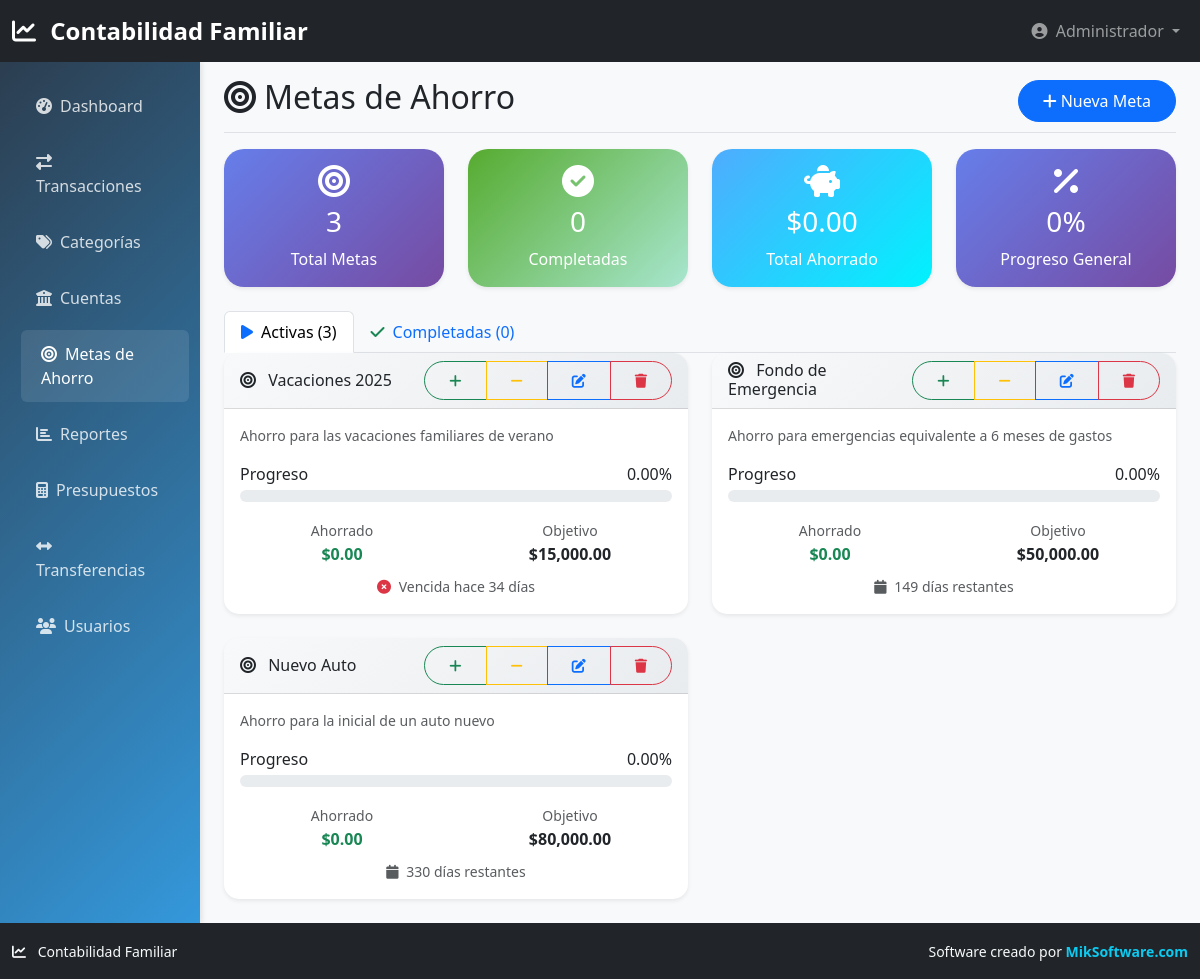
Page /metas.php (signed in) on the committed database.
### tables this page shows
CREATE TABLE metas_ahorro (
    id INT AUTO_INCREMENT PRIMARY KEY,
    nombre VARCHAR(150) NOT NULL,
    descripcion TEXT,
    cantidad_objetivo DECIMAL(12,2) NOT NULL,
    cantidad_actual DECIMAL(12,2) DEFAULT 0.00,
    fecha_objetivo DATE,
    completada BOOLEAN DEFAULT FALSE,
    created_at TIMESTAMP DEFAULT CURRENT_TIMESTAMP
);

### config/database.php (called while the page is built, shortened)
<?php
class Database {
    private $connection;
    public function __construct() {
        try {
            $dsn = "mysql:host=" . DB_HOST . ";dbname=" . DB_NAME . ";charset=" . DB_CHARSET;
            $this->connection = new PDO($dsn, DB_USER, DB_PASS, [
                PDO::ATTR_ERRMODE => PDO::ERRMODE_EXCEPTION,
                PDO::ATTR_DEFAULT_FETCH_MODE => PDO::FETCH_ASSOC,
                PDO::ATTR_EMULATE_PREPARES => false,
            ]);
        } catch (PDOException $e) {
            die("Error de conexión: " . $e->getMessage());
        }
    }
    public function query($sql, $params = []) {
        $stmt = $this->connection->prepare($sql);
        $stmt->execute($params);
        return $stmt;
    }
    public function fetchAll($sql, $params = []) {
        $stmt = $this->query($sql, $params);
        return $stmt->fetchAll();
    }
}
$db = new Database();
?>

### metas.php (the view, shortened to what this page needs)
<?php
require_once 'config/database.php';
$metas = $db->fetchAll(
    "SELECT *,
     ROUND((cantidad_actual / cantidad_objetivo) * 100, 2) as progreso,
     DATEDIFF(fecha_objetivo, CURDATE()) as dias_restantes
     FROM metas_ahorro
     ORDER BY completada ASC, fecha_objetivo ASC"
);
$metasActivas = array_filter($metas, fn($m) => !$m['completada']);
$metasCompletadas = array_filter($metas, fn($m) => $m['completada']);
include 'includes/header.php';
?>
<div class="container-fluid">
    <div class="row">
        <nav class="col-md-3 col-lg-2 d-md-block sidebar collapse">
            <div class="position-sticky pt-3">
                <ul class="nav flex-column">
                    <li class="nav-item">
                        <a class="nav-link" href="dashboard.php">
                            <i class="fas fa-tachometer-alt me-2"></i>Dashboard
                        </a>
                    </li>
                    <li class="nav-item">
                        <a class="nav-link" href="transacciones.php">
                            <i class="fas fa-exchange-alt me-2"></i>Transacciones
                        </a>
                    </li>
                    <li class="nav-item">
                        <a class="nav-link" href="categorias.php">
                            <i class="fas fa-tags me-2"></i>Categorías
                        </a>
                    </li>
                    <li class="nav-item">
                        <a class="nav-link" href="cuentas.php">
                            <i class="fas fa-university me-2"></i>Cuentas
                        </a>
                    </li>
                    <li class="nav-item">
                        <a class="nav-link active" href="metas.php">
                            <i class="fas fa-bullseye me-2"></i>Metas de Ahorro
                        </a>
                    </li>
                    <li class="nav-item">
                        <a class="nav-link" href="reportes.php">
                            <i class="fas fa-chart-bar me-2"></i>Reportes
                        </a>
                    </li>
                    <li class="nav-item">
                        <a class="nav-link" href="presupuestos.php">
                            <i class="fas fa-calculator me-2"></i>Presupuestos
                        </a>
                    </li>
                    <li class="nav-item">
                        <a class="nav-link" href="transferencias.php">
                            <i class="fas fa-arrows-alt-h me-2"></i>Transferencias
                        </a>
                    </li>
                    <?php if ($_SESSION['user_role'] === 'admin'): ?>
                    <li class="nav-item">
                        <a class="nav-link" href="usuarios.php">
                            <i class="fas fa-users me-2"></i>Usuarios
                        </a>
                    </li>
                    <?php endif; ?>
                </ul>
            </div>
        </nav>
        <main class="col-md-9 ms-sm-auto col-lg-10 px-md-4">
            <div class="d-flex justify-content-between flex-wrap flex-md-nowrap align-items-center pt-3 pb-2 mb-3 border-bottom">
                <h1 class="h2">
                    <i class="fas fa-bullseye me-2"></i>Metas de Ahorro
                </h1>
                <div class="btn-toolbar mb-2 mb-md-0">
                    <button type="button" class="btn btn-primary" data-bs-toggle="modal" data-bs-target="#nuevaMetaModal">
                        <i class="fas fa-plus me-1"></i>Nueva Meta
                    </button>
                </div>
            </div>
            <div class="row mb-4">
                <?php
                $totalMetas = count($metas);
                $totalAhorrado = array_sum(array_column($metas, 'cantidad_actual'));
                $totalObjetivo = array_sum(array_column($metas, 'cantidad_objetivo'));
                $progresoGeneral = $totalObjetivo > 0 ? round(($totalAhorrado / $totalObjetivo) * 100, 2) : 0;
                ?>
                <div class="col-md-3">
                    <div class="card stats-card">
                        <div class="card-body text-center">
                            <i class="fas fa-bullseye fa-2x mb-2"></i>
                            <h3><?php echo $totalMetas; ?></h3>
                            <p class="mb-0">Total Metas</p>
                        </div>
                    </div>
                </div>
                <div class="col-md-3">
                    <div class="card stats-card income">
                        <div class="card-body text-center">
                            <i class="fas fa-check-circle fa-2x mb-2"></i>
                            <h3><?php echo count($metasCompletadas); ?></h3>
                            <p class="mb-0">Completadas</p>
                        </div>
                    </div>
                </div>
                <div class="col-md-3">
                    <div class="card stats-card savings">
                        <div class="card-body text-center">
                            <i class="fas fa-piggy-bank fa-2x mb-2"></i>
                            <h3>$<?php echo number_format($totalAhorrado, 2); ?></h3>
                            <p class="mb-0">Total Ahorrado</p>
                        </div>
                    </div>
                </div>
                <div class="col-md-3">
                    <div class="card stats-card" style="background: linear-gradient(135deg, #667eea 0%, #764ba2 100%);">
                        <div class="card-body text-center">
                            <i class="fas fa-percentage fa-2x mb-2"></i>
                            <h3><?php echo $progresoGeneral; ?>%</h3>
                            <p class="mb-0">Progreso General</p>
                        </div>
                    </div>
                </div>
            </div>
            <ul class="nav nav-tabs" id="metaTabs" role="tablist">
                <li class="nav-item" role="presentation">
                    <button class="nav-link active" id="activas-tab" data-bs-toggle="tab" data-bs-target="#activas" type="button" role="tab">
                        <i class="fas fa-play text-primary me-2"></i>Activas (<?php echo count($metasActivas); ?>)
                    </button>
                </li>
                <li class="nav-item" role="presentation">
                    <button class="nav-link" id="completadas-tab" data-bs-toggle="tab" data-bs-target="#completadas" type="button" role="tab">
                        <i class="fas fa-check text-success me-2"></i>Completadas (<?php echo count($metasCompletadas); ?>)
                    </button>
                </li>
            </ul>
            <div class="tab-content" id="metaTabContent">
                <div class="tab-pane fade show active" id="activas" role="tabpanel">
                    <?php if (!empty($metasActivas)): ?>
                        <div class="row">
                            <?php foreach ($metasActivas as $meta): ?>
                                <div class="col-lg-6 mb-4">
                                    <div class="card h-100">
                                        <div class="card-header d-flex justify-content-between align-items-center">
                                            <h6 class="mb-0">
                                                <i class="fas fa-bullseye me-2"></i>
                                                <?php echo htmlspecialchars($meta['nombre']); ?>
                                            </h6>
                                            <div class="btn-group btn-group-sm">
                                                <button class="btn btn-outline-success" onclick="gestionarDinero(<?php echo $meta['id']; ?>, 'agregar')" title="Agregar dinero">
                                                    <i class="fas fa-plus"></i>
                                                </button>
                                                <button class="btn btn-outline-warning" onclick="gestionarDinero(<?php echo $meta['id']; ?>, 'retirar')" title="Retirar dinero">
                                                    <i class="fas fa-minus"></i>
                                                </button>
                                                <button class="btn btn-outline-primary" onclick="editarMeta(<?php echo htmlspecialchars(json_encode($meta)); ?>)" title="Editar">
                                                    <i class="fas fa-edit"></i>
                                                </button>
                                                <button class="btn btn-outline-danger" onclick="eliminarMeta(<?php echo $meta['id']; ?>)" title="Eliminar">
                                                    <i class="fas fa-trash"></i>
                                                </button>
                                            </div>
                                        </div>
                                        <div class="card-body">
                                            <?php if ($meta['descripcion']): ?>
                                                <p class="text-muted small"><?php echo htmlspecialchars($meta['descripcion']); ?></p>
                                            <?php endif; ?>
                                            <div class="mb-3">
                                                <div class="d-flex justify-content-between mb-1">
                                                    <span>Progreso</span>
                                                    <span><?php echo $meta['progreso']; ?>%</span>
                                                </div>
                                                <div class="progress" style="height: 12px;">
                                                </div>
                                            </div>
                                            <div class="row text-center">
                                                <div class="col-6">
                                                    <small class="text-muted">Ahorrado</small>
                                                    <div class="fw-bold text-success">$<?php echo number_format($meta['cantidad_actual'], 2); ?></div>
                                                </div>
                                                <div class="col-6">
                                                    <small class="text-muted">Objetivo</small>
                                                    <div class="fw-bold">$<?php echo number_format($meta['cantidad_objetivo'], 2); ?></div>
                                                </div>
                                            </div>
                                            <?php if ($meta['fecha_objetivo']): ?>
                                                <div class="mt-2 text-center">
                                                    <small class="text-muted">
                                                        <?php if ($meta['dias_restantes'] > 0): ?>
                                                            <i class="fas fa-calendar me-1"></i>
                                                            <?php echo $meta['dias_restantes']; ?> días restantes
                                                        <?php elseif ($meta['dias_restantes'] == 0): ?>
                                                            <i class="fas fa-exclamation-triangle text-warning me-1"></i>
                                                            ¡Vence hoy!
                                                        <?php else: ?>
                                                            <i class="fas fa-times-circle text-danger me-1"></i>
                                                            Vencida hace <?php echo abs($meta['dias_restantes']); ?> días
                                                        <?php endif; ?>
                                                    </small>
                                                </div>
                                            <?php endif; ?>
                                        </div>
                                    </div>
                                </div>
                            <?php endforeach; ?>
                        </div>
                    <?php endif; ?>
                </div>
            </div>
        </main>
    </div>
</div>
<?php include 'includes/footer.php'; ?>

### includes/header.php (style rules this page uses)
:root { --primary-color: #2c3e50; --secondary-color: #3498db; --success-color: #27ae60; --danger-color: #e74c3c; --warning-color: #f39c12; --info-color: #17a2b8; --light-color: #ecf0f1; --dark-color: #2c3e50; }
body { background-color: #f8f9fa; font-family: 'Segoe UI', Tahoma, Geneva, Verdana, sans-serif; }
.sidebar { min-height: calc(100vh - 56px); background: linear-gradient(135deg, var(--primary-color), var(--secondary-color)); box-shadow: 2px 0 5px rgba(0,0,0,0.1); }
.sidebar .nav-link { color: rgba(255,255,255,0.8); padding: 0.75rem 1.25rem; border-radius: 0.375rem; margin: 0.25rem; transition: all 0.3s ease; }
.sidebar .nav-link:hover, .sidebar .nav-link.active { color: white; background-color: rgba(255,255,255,0.1); transform: translateX(5px); }
.card { border: none; border-radius: 15px; box-shadow: 0 0.125rem 0.25rem rgba(0,0,0,0.075); transition: transform 0.2s, box-shadow 0.2s; }
.card-header { background: linear-gradient(135deg, #f8f9fa, #e9ecef); border-bottom: 1px solid rgba(0,0,0,0.125); border-radius: 15px 15px 0 0 !important; }
.btn { border-radius: 25px; padding: 0.5rem 1.5rem; font-weight: 500; transition: all 0.3s ease; }
.stats-card { background: linear-gradient(135deg, #667eea 0%, #764ba2 100%); color: white; border-radius: 20px; }
.stats-card.income { background: linear-gradient(135deg, #56ab2f 0%, #a8e6cf 100%); }
.stats-card.savings { background: linear-gradient(135deg, #4facfe 0%, #00f2fe 100%); }
body { display: flex; flex-direction: column; min-height: 100vh; }
main { flex: 1; }
.container-fluid { padding-bottom: 0; }

### rows in the picture
metas_ahorro: nombre "Vacaciones 2025", descripcion "Ahorro para las vacaciones familiares de verano", progreso "0.00", cantidad_actual "0.00", cantidad_objetivo "15,000.00", dias_restantes "34"
metas_ahorro: nombre "Fondo de Emergencia", descripcion "Ahorro para emergencias equivalente a 6 meses de gastos", progreso "0.00", cantidad_actual "0.00", cantidad_objetivo "50,000.00", dias_restantes "149"
metas_ahorro: nombre "Nuevo Auto", descripcion "Ahorro para la inicial de un auto nuevo", progreso "0.00", cantidad_actual "0.00", cantidad_objetivo "80,000.00", dias_restantes "330"

### other values in the picture
$_SESSION['user_name'] "Administrador"
$totalMetas "3"
count($metasCompletadas) "0"
$totalAhorrado "0.00"
$progresoGeneral "0"
count($metasActivas) "3"
